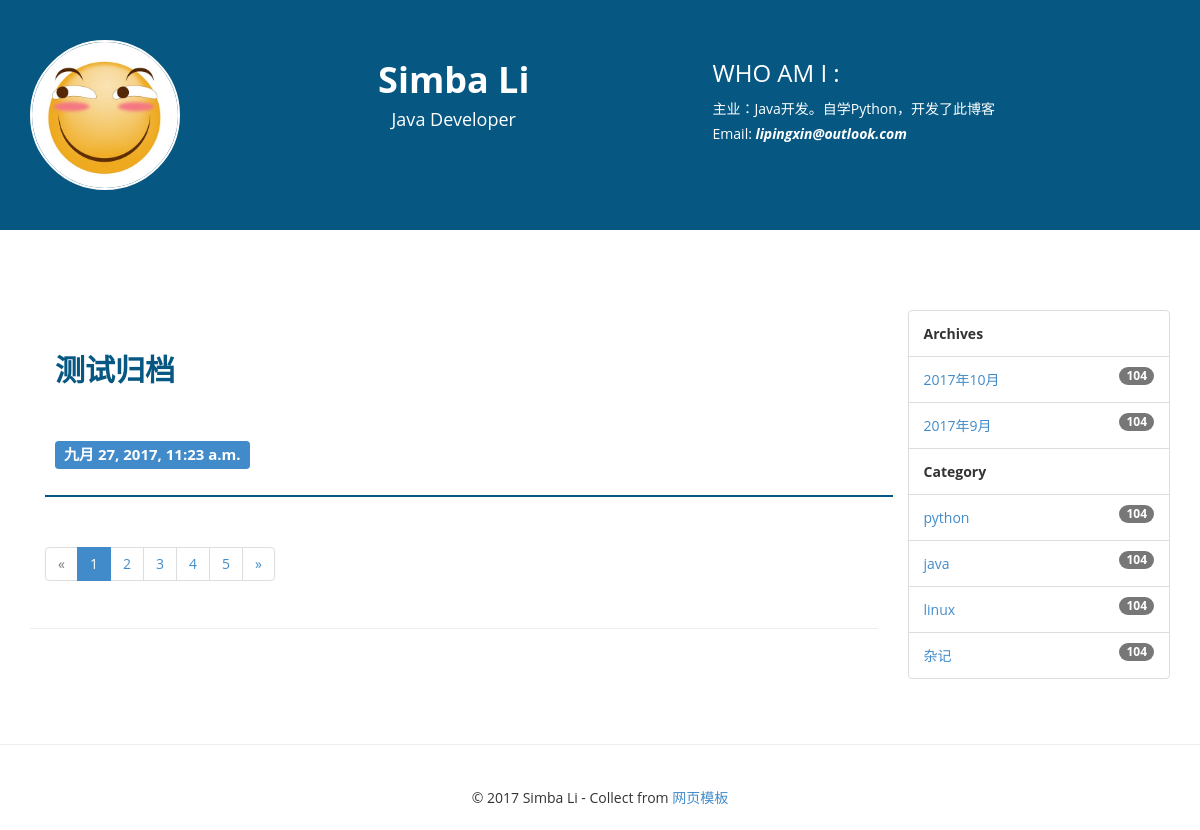
The app's page /archive/2017/9/ with its own data.
### blog/models.py (models this page shows, shortened)
class Post(models.Model):
    title = models.CharField(max_length=70)
    body = models.TextField()
    create_time = models.DateTimeField(auto_now_add=True)
    modified_time = models.DateTimeField(auto_now=True)
    excerpt = models.CharField(max_length=200, blank=True)
    category = models.ForeignKey(Category)
    tags = models.ManyToManyField(Tag, blank=True)
    author = models.ForeignKey(User)
    is_delete = models.IntegerField(default=1)
    def get_absolute_url(self):
        return reverse('blog:detail', kwargs={'pk': self.pk})

class Category(models.Model):
    name = models.CharField(max_length=100)

### blog/views.py (the view)
# urls.py: url(r'^archive/(?P<year>[0-9]{4})/(?P<month>[0-9]{1,2})/$', views.archives, name='archive'),
def archives(request, year, month):
    posts = Post.objects.filter(create_time__year=year,
                                create_time__month=month
                                ).order_by('-create_time')
    return render(request, 'blog/index.html', context={'posts': posts})

### blog/templatetags/blog_tags.py (called while the page is built)
@register.simple_tag()
def archives():
    return Post.objects.dates('create_time', 'month', order='DESC')

@register.simple_tag()
def get_categories():
    return Category.objects.all()

### templates/blog/index.html (shortened to what this page needs)
{% extends 'layout.html' %}
{% block main %}
<section>
    <div class="container">
        <div class="row">
            <div class="col-md-9">
                {% for post in posts %}
                <div class="blog-main">
                    <a href="{{ post.get_absolute_url }}">
                        <div class="heading-blog">
                            {{ post.title }}
                        </div>
                    </a>
                    <div class="blog-info">
                        <span class="label label-primary">{{ post.create_time }}</span>
                    </div>
                </div>
                {% empty %}
                    <div>还没有发布的文章</div>
                {% endfor %}
                <nav>
                    <ul class="pagination">
                        <li class="disabled"><a href="#"><span aria-hidden="true">&laquo;</span><span class="sr-only">Previous</span></a>
                        </li>
                        <li class="active"><a href="#">1 <span class="sr-only">(current)</span></a></li>
                        <li><a href="#">2 </a></li>
                        <li><a href="#">3 </a></li>
                        <li><a href="#">4 </a></li>
                        <li><a href="#">5 </a></li>
                        <li><a href="#"><span aria-hidden="true">&raquo;</span><span class="sr-only">Next</span></a>
                        </li>
                    </ul>
                </nav>
            </div>
        </div>
    </div>
</section>
<hr/>
{% endblock main %}

### templates/layout.html (shortened to what this page needs)
{% load staticfiles %}
{% load blog_tags %}
<!DOCTYPE html>
<html xmlns="http://www.w3.org/1999/xhtml">
<head>
    <link href="{% static 'blog/css/bootstrap.css' %}" rel="stylesheet"/>
    <link href="{% static 'blog/css/font-awesome.css' %}" rel="stylesheet"/>
    <link href="{% static 'blog/css/style.css' %}" rel="stylesheet"/>
    <link href="{% static 'blog/css/highlights/github.css' %}" rel="stylesheet">
</head>
<body>
<section class="header-section">
    <div class="container">
        <div class="row">
            <div class="col-md-2">
                <img src="{% static 'blog/img/headimage.jpg' %}" class="img-circle img-responsive"/>
            </div>
            <div class="col-md-5 text-center">
                <h1><strong>Simba Li </strong></h1>
                <h4>Java Developer</h4>
            </div>
            <div class="col-md-5">
                <h3>WHO AM I :</h3>
                主业：Java开发。自学Python，开发了此博客
                <br />
                Email: <i><strong>lipingxin@outlook.com</strong></i>
            </div>
        </div>
    </div>
</section>
<section>
    <div class="container">
        <div class="row">
            <div class="col-md-2 spon-txt"></div>
        </div>
    </div>
</section>
<section>
    <div class="container">
        <div class="row">
            <div class="col-md-9">
            {% block main %}
            {% endblock main %}
            </div>
            <div class="col-md-3">
                <ul class="list-group">
                    <li class="list-group-item">
                        <strong>Archives</strong>
                    </li>
                    {% archives as date_list %}
                    {% for date in date_list %}
                    <li class="list-group-item">
                        <span class="badge">104</span>
                        <a href="{% url 'blog:archive' date.year date.month %}">
                            {{ date.year }}年{{ date.month }}月
                        </a>
                    </li>
                    {% empty %}
                        <li class="list-group-item">
                            <span class="badge">104</span>暂无归档
                        </li>
                    {% endfor %}
                    <li class="list-group-item">
                        <strong>Category</strong>
                    </li>
                    {% get_categories as categories %}
                    {% for category in categories %}
                        <li class="list-group-item">
                            <span class="badge">104</span>
                            <a href="{% url 'blog:category' category.pk %}">
                                {{ category.name }}
                            </a>
                        </li>
                    {% endfor %}
                </ul>
                <br/>
            </div>
        </div>
    </div>
</section>
<hr/>
<div class="container">
    <div class="row">
        <div class="col-md-12 text-center set-foot">
            &copy 2017 Simba Li - Collect from <a
                href="http://www.cssmoban.com/" title="网页模板" target="_blank">网页模板</a>
        </div>
    </div>
</div>
</body>
</html>

### blog/static/blog/css/style.css (style rules this page uses)
﻿ html, body { padding-top:0px; margin:0px; }
body { font-family: 'Open Sans', sans-serif; line-height:25px; font-size:14px; }
.header-section { background-color:#065883; color:#fff; padding:40px 5px; }
.header-section img { max-width:150px; border:2px solid #fff; }
.spon-txt { padding:40px 5px; font-size:25px; font-weight:800; }
.blog-main { padding:10px 5px; border-bottom:2px solid #065883; margin-bottom:30px; }
.heading-blog { font-size:30px; color:#065883; font-weight:800; padding:30px 5px; line-height:40px; }
.blog-info { padding:20px 5px; font-size:20px; font-weight:normal; }
.set-foot { padding:20px 5px; }

### records on screen
Post: title "测试归档", create_time "九月 27, 2017, 11:23 a.m."
Category: name "python"
Category: name "java"
Category: name "linux"
Category: name "杂记"

### other values on screen
{{ date.year }} "2017" "2017"
{{ date.month }} "10" "9"
